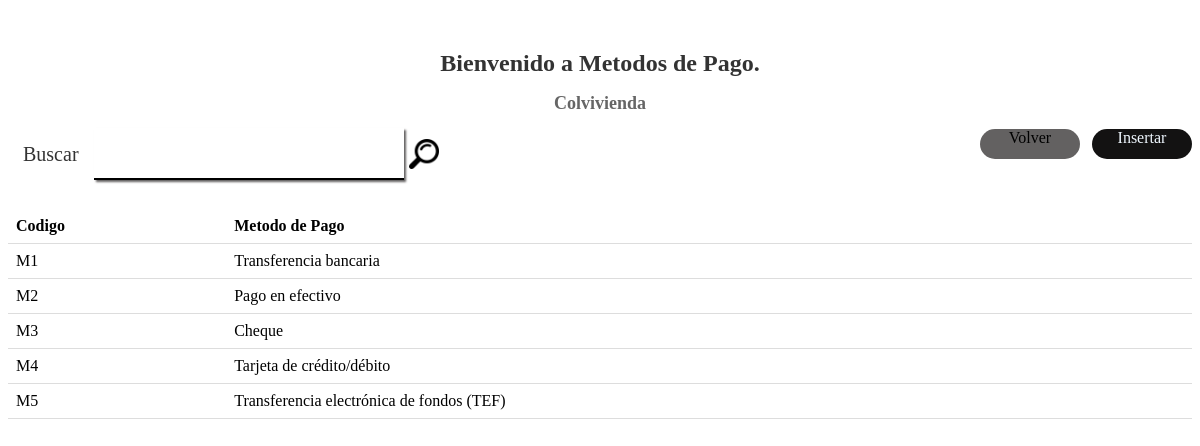
/read/pagina_de_metodo_pago.php, run on the app's committed database.
### tables this page shows
CREATE TABLE `metodo_pago` (
  `codigo_metodo` varchar(2) NOT NULL,
  `descripcion` varchar(50) NOT NULL,
  PRIMARY KEY (`codigo_metodo`)
);

### read/pagina_de_metodo_pago.php (the view, shortened to what this page needs)
<!DOCTYPE html>
<html lang="en">
<head>
   <link rel="stylesheet" href="../css/reads.css">
</head>
<body>
<div class="letrero"><h1>Bienvenido a Metodos de Pago.</h1>
    <h2>Colvivienda</h2>
</div>
<div class="container">
       <div class="container__form">
          <label class="container__label" for="buscar">Buscar</label>
          <div class="container__input">
            <input class="container__input-text" type="text" name="buscar" id="buscar">
          </div>
            <img  class="container__img" src="../imgs/lupa.png" alt="lupa">
        </div>
       <div class="container__boton">
        <div class="container__boton-volver">
          <a href="botones.php" class="container__boton-volver-text">Volver</a>
        </div>
        <div class="container__boton-insertar">
         <a href="../Insert/insertar_forma.php" class="container__boton-insertar-text">Insertar</a>
        </div>
      </div>
    </div>
    <?php
    $mysql_host = 'localhost';
    $mysql_user = 'root';
    $password = '';
    $dbhandle = mysqli_connect ($mysql_host, $mysql_user, $password) or die('Problemas de conexión con DB');
    $matriz = mysqli_query($dbhandle, "select * from metodo_pago;");
    echo "<table>";
    echo "
      <tr>
        <th>Codigo</th>
        <th>Metodo de Pago</th>
     </tr>";
      while ($row = mysqli_fetch_array($matriz, MYSQLI_ASSOC)) {
            echo "<tr>";
            echo "<td>".$row['codigo_metodo']."</td>";
            echo "<td>".$row['descripcion']."</td>";
         }
    echo "</table>";
    ?>
</body>
</html>

### css/reads.css (style rules this page uses)
table { width: 100%; border-collapse: collapse; margin-top: 20px; }
th, td { padding: 8px; text-align: left; border-bottom: 1px solid #ddd; }
.letrero { text-align: center; margin-top: 50px; }
.letrero h1 { font-size: 24px; color: #333; }
.letrero h2 { font-size: 18px; color: #666; }
.container { display: flex; flex-direction: row; gap: 15px; }
.container__form { display: flex; align-items: center; width: 100%; height: 50px; margin-left: 15px; margin-bottom: 10px; }
.container__label { font-size: 20px; color: #333; margin-right: 15px; }
.container__input { margin: 1.875rem 0; width: 310px; border-bottom: 2px solid #000000; box-shadow: 2px 2px 2px #636161; }
.container__input-text { width: 310px; height: 3.125rem; background: transparent; border: none; outline: none; font-size: 1em; padding: 0 35px 0 5px; color: #000000; }
.container__img { width: 30px; height: 30px; margin-left: 5px; }
.container__boton { display: flex; flex-direction: row; gap: 12px; }
.container__boton-volver { text-align: center; height: 30px; width: 100px; background-color: #636161; border-radius: 15px; }
.container__boton-insertar { text-align: center; height: 30px; width: 100px; text-decoration: none; background-color: #131212; border-radius: 15px; }
.container__boton-volver-text { text-align: center; color: #000000; text-decoration: none; }
.container__boton-insertar-text { text-align: center; color: aliceblue; text-decoration: none; }

### read/pagina_de_metodo_pago.php (style rules this page uses)
.container__img { width: 30px; height: 30px; margin-left: 5px; }
.container__boton { display: flex; flex-direction: row; gap: 12px; }
.container__boton-volver { text-align: center; height: 30px; width: 100px; background-color: #636161; border-radius: 15px; }
.container__boton-insertar { text-align: center; height: 30px; width: 100px; text-decoration: none; background-color: #131212; border-radius: 15px; }
.container__boton-volver-text { text-align: center; color: #000000; text-decoration: none; }
.container__boton-insertar-text { text-align: center; color: aliceblue; text-decoration: none; }

### data on the page
metodo_pago: codigo_metodo "M1", descripcion "Transferencia bancaria"
metodo_pago: codigo_metodo "M2", descripcion "Pago en efectivo"
metodo_pago: codigo_metodo "M3", descripcion "Cheque"
metodo_pago: codigo_metodo "M4", descripcion "Tarjeta de crédito/débito"
metodo_pago: codigo_metodo "M5", descripcion "Transferencia electrónica de fondos (TEF)"
